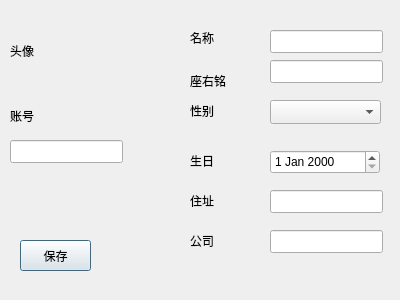
<?xml version="1.0" encoding="UTF-8"?>
<ui version="4.0">
 <class>DInfo</class>
 <widget class="QDialog" name="DInfo">
  <property name="geometry">
   <rect>
    <x>0</x>
    <y>0</y>
    <width>400</width>
    <height>300</height>
   </rect>
  </property>
  <property name="windowTitle">
   <string>Dialog</string>
  </property>
  <widget class="QLabel" name="avatarLabel">
   <property name="geometry">
    <rect>
     <x>10</x>
     <y>10</y>
     <width>111</width>
     <height>81</height>
    </rect>
   </property>
   <property name="text">
    <string>头像</string>
   </property>
  </widget>
  <widget class="QLineEdit" name="nameEdit">
   <property name="geometry">
    <rect>
     <x>270</x>
     <y>30</y>
     <width>113</width>
     <height>23</height>
    </rect>
   </property>
  </widget>
  <widget class="QLineEdit" name="mottoEdit">
   <property name="geometry">
    <rect>
     <x>270</x>
     <y>60</y>
     <width>113</width>
     <height>23</height>
    </rect>
   </property>
  </widget>
  <widget class="QLineEdit" name="locationEdit">
   <property name="geometry">
    <rect>
     <x>270</x>
     <y>190</y>
     <width>113</width>
     <height>23</height>
    </rect>
   </property>
  </widget>
  <widget class="QLineEdit" name="companyEdit">
   <property name="geometry">
    <rect>
     <x>270</x>
     <y>230</y>
     <width>113</width>
     <height>23</height>
    </rect>
   </property>
  </widget>
  <widget class="QComboBox" name="genderCombo">
   <property name="geometry">
    <rect>
     <x>270</x>
     <y>100</y>
     <width>111</width>
     <height>24</height>
    </rect>
   </property>
  </widget>
  <widget class="QPushButton" name="saveButton">
   <property name="geometry">
    <rect>
     <x>20</x>
     <y>240</y>
     <width>71</width>
     <height>31</height>
    </rect>
   </property>
   <property name="text">
    <string>保存</string>
   </property>
  </widget>
  <widget class="QDateEdit" name="birthdayEdit">
   <property name="geometry">
    <rect>
     <x>270</x>
     <y>150</y>
     <width>110</width>
     <height>24</height>
    </rect>
   </property>
  </widget>
  <widget class="QLabel" name="label">
   <property name="geometry">
    <rect>
     <x>190</x>
     <y>150</y>
     <width>61</width>
     <height>21</height>
    </rect>
   </property>
   <property name="text">
    <string>生日</string>
   </property>
  </widget>
  <widget class="QLabel" name="label_2">
   <property name="geometry">
    <rect>
     <x>190</x>
     <y>230</y>
     <width>61</width>
     <height>21</height>
    </rect>
   </property>
   <property name="text">
    <string>公司</string>
   </property>
  </widget>
  <widget class="QLabel" name="label_3">
   <property name="geometry">
    <rect>
     <x>190</x>
     <y>70</y>
     <width>61</width>
     <height>21</height>
    </rect>
   </property>
   <property name="text">
    <string>座右铭</string>
   </property>
  </widget>
  <widget class="QLabel" name="label_4">
   <property name="geometry">
    <rect>
     <x>190</x>
     <y>190</y>
     <width>61</width>
     <height>21</height>
    </rect>
   </property>
   <property name="text">
    <string>住址</string>
   </property>
  </widget>
  <widget class="QLabel" name="label_5">
   <property name="geometry">
    <rect>
     <x>190</x>
     <y>100</y>
     <width>61</width>
     <height>21</height>
    </rect>
   </property>
   <property name="text">
    <string>性别</string>
   </property>
  </widget>
  <widget class="QLabel" name="label_6">
   <property name="geometry">
    <rect>
     <x>190</x>
     <y>30</y>
     <width>54</width>
     <height>16</height>
    </rect>
   </property>
   <property name="text">
    <string>名称</string>
   </property>
  </widget>
  <widget class="QLineEdit" name="accountEdit">
   <property name="geometry">
    <rect>
     <x>10</x>
     <y>140</y>
     <width>113</width>
     <height>23</height>
    </rect>
   </property>
   <property name="text">
    <string/>
   </property>
  </widget>
  <widget class="QLabel" name="label_7">
   <property name="geometry">
    <rect>
     <x>10</x>
     <y>100</y>
     <width>91</width>
     <height>31</height>
    </rect>
   </property>
   <property name="text">
    <string>账号</string>
   </property>
  </widget>
 </widget>
 <resources/>
 <connections/>
</ui>
